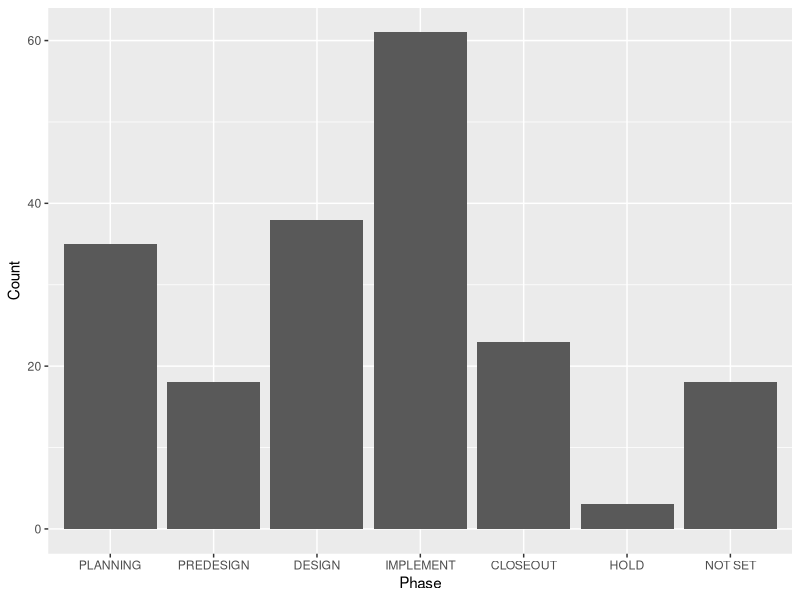

Recreate this plot in R. (Note: this script raises an error after producing the figure.)
## ---- chunk 1
library(tidyverse)
## ---- chunk 2
df <- read_csv("Projects - January 24, 2022.csv")
df <- df %>% filter(!df$Phase%in%c("OPERATIONS","LAND"))
## ---- chunk 3
table(df$Phase)
## ---- chunk 4


## ---- chunk 5
phasesDF=as.data.frame(table(df$Phase))
names(phasesDF)=c("Phase", "Count")

## ---- chunk 6

phasesDF$Phase <- factor(phasesDF$Phase, levels = c('PLANNING',
                                          'PREDESIGN',
                                          'DESIGN',
                                          'IMPLEMENT',
                                          'CLOSEOUT',
                                          'HOLD',
                                          'NOT SET'))
## ---- chunk 7
library(ggplot2)

base=ggplot(data=phasesDF, aes(x=Phase,y=Count))
base+geom_bar(stat = "identity")
## ---- chunk 8
df2 <- df %>% select(Phase, Master)

tab_All <- df2 %>% select(-Master) %>% table() %>% as_tibble() %>% rename(Phase = ".", Count = n)
tab_M_Yes <- df2 %>% filter(Master == "Yes") %>% table() %>% as_tibble() %>% rename(Count = n)
tab_M_No <- df2 %>% filter(Master == "No") %>% table() %>% as_tibble() %>% rename(Count = n)

title_Text <- 'Total number of projects by phase'
X_axis_title <- 'Project Phases'
max <- as.integer(max(tab_All$Count)) 
## ---- chunk 9
data <- tab_All
data$Phase <- factor(data$Phase, levels = c('PLANNING',
                                          'PREDESIGN',
                                          'DESIGN',
                                          'IMPLEMENT',
                                          'CLOSEOUT',
                                          'HOLD',
                                          'NOT SET'))
## ---- chunk 10
base <- ggplot(data, aes(x = Phase,
                   y = Count,
                   label = Count)) +
  theme_classic()
## ---- chunk 11
lolliplot_All = base + 
  geom_segment(aes(y = 0, 
                   yend = Count, 
                   x = Phase, 
                   xend = Phase),
               color = "gray")  +
  
 geom_point(size = 4, color = "Blue") +
  geom_text(nudge_x=0.3,show.legend = FALSE) +
  geom_hline(yintercept = 0) +
  scale_y_continuous(limits = c(0, max)) + 
  theme(axis.ticks.y = element_blank(),
        axis.title.y = element_blank(),
        axis.line.y = element_blank(),
        axis.text.y = element_blank(),
        axis.ticks.x = element_blank(),
        axis.title.x = element_blank(),
        axis.line.x = element_blank()) +
  labs(title = title_Text) +
  xlab(X_axis_title)
## ---- chunk 12
lolliplot_All
## ---- chunk 13
(PhasesGate1=table(data$Phase,data$PortfolioCategory))
